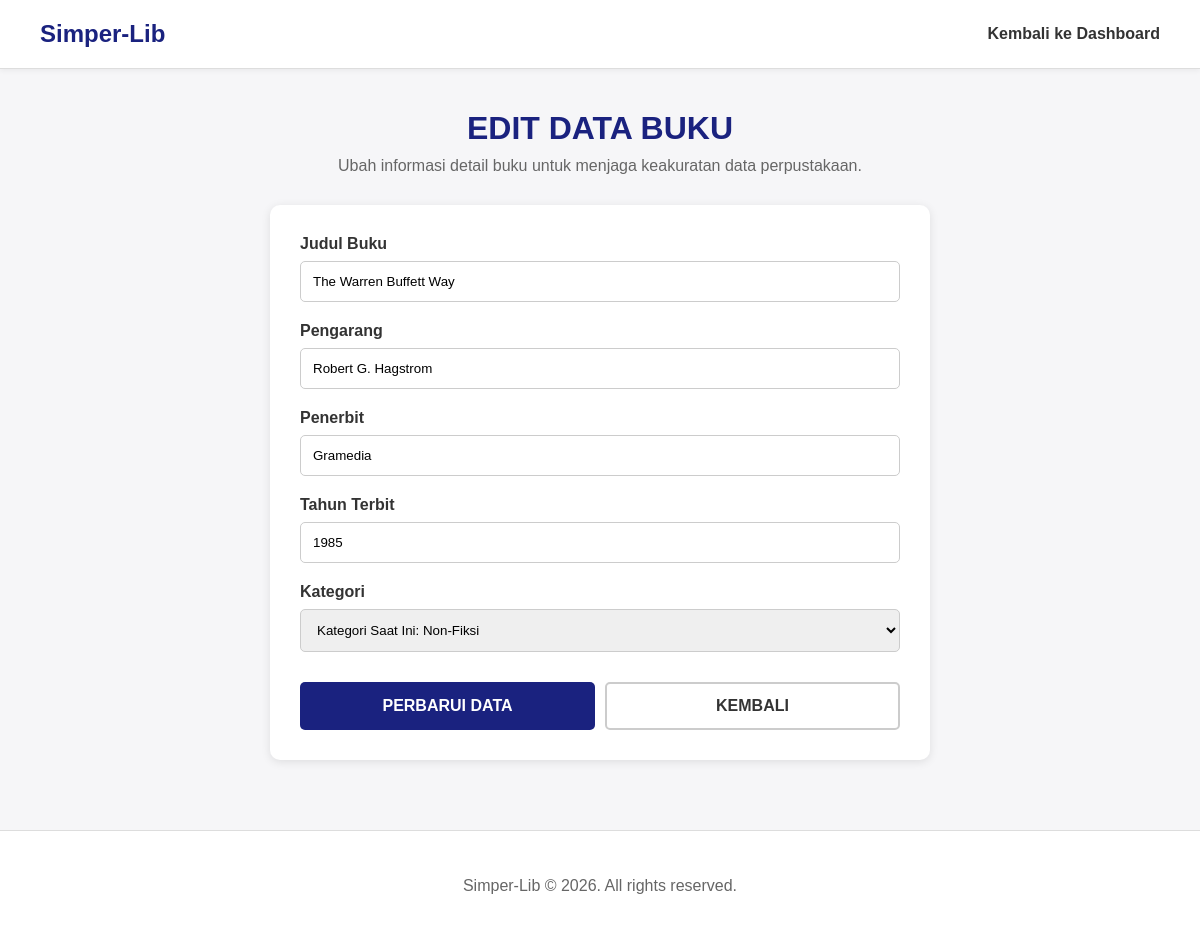
The page /edit.php?id=9 on the database its author committed.
### tables this page shows
CREATE TABLE `buku` (
  `id` int NOT NULL,
  `judul` varchar(100) NOT NULL,
  `pengarang` varchar(100) NOT NULL,
  `penerbit` varchar(100) NOT NULL,
  `tahun_terbit` varchar(4) NOT NULL,
  `kategori` varchar(50) NOT NULL
);

### edit.php (the view, shortened to what this page needs)
<?php
    include 'koneksi.php';
    if (isset($_GET['id'])) {
        $id = $_GET['id'];
        $query = "SELECT * FROM buku WHERE id=?";
        $stmt = $koneksi->prepare($query);
        $stmt->bind_param('i', $id);
        $stmt->execute();
        $result = $stmt->get_result();
        $data = $result->fetch_assoc();
    } else {
        header("Location: index.php");
        exit;
    }
?>
<!DOCTYPE html>
<html lang="id">
<head>
    <link rel="stylesheet" href="style.css">
</head>
<body>
    <div class="header-putih">
        <h2>Simper-Lib</h2>
        <a href="index.php">Kembali ke Dashboard</a>
    </div>
    <div class="container">
        <div class="judul-halaman">
            <h1>EDIT DATA BUKU</h1>
            <p>Ubah informasi detail buku untuk menjaga keakuratan data perpustakaan.</p>
        </div>
        <div class="kotak-form">
            <form action="" method="POST">
                <div class="grup-input">
                    <label>Judul Buku</label>
                    <input type="text" name="judul" value="<?php echo htmlspecialchars($data['judul']); ?>" required>
                </div>
                <div class="grup-input">
                    <label>Pengarang</label>
                    <input type="text" name="pengarang" value="<?php echo htmlspecialchars($data['pengarang']); ?>" required>
                </div>
                <div class="grup-input">
                    <label>Penerbit</label>
                    <input type="text" name="penerbit" value="<?php echo htmlspecialchars($data['penerbit']); ?>" required>
                </div>
                <div class="grup-input">
                    <label>Tahun Terbit</label>
                    <input type="number" name="tahun_terbit" value="<?php echo htmlspecialchars($data['tahun_terbit']); ?>" min="1900" max="2099" required>
                </div>
                <div class="grup-input">
                    <label>Kategori</label>
                    <select name="kategori" required>
                        <option value="<?php echo htmlspecialchars($data['kategori']); ?>" selected>
                            Kategori Saat Ini: <?php echo htmlspecialchars($data['kategori']); ?>
                        </option>
                    </select>
                </div>
                <div class="kumpulan-tombol">
                    <button type="submit" class="tombol-simpan">PERBARUI DATA</button>
                    <a href="index.php" class="tombol-kembali">KEMBALI</a>
                </div>
            </form>
        </div>
    </div>
    <div class="footer">
        <p>Simper-Lib © 2026. All rights reserved.</p>
    </div>
</body>
</html>

### style.css (style rules this page uses)
body { font-family: Arial, sans-serif; background-color: #f6f6f8; color: #333; margin: 0; padding: 0; }
.header-putih { background-color: white; padding: 20px 40px; display: flex; justify-content: space-between; align-items: center; border-bottom: 1px solid #ddd; box-shadow: 0px 2px 5px rgba(0,0,0,0.05); }
.header-putih h2 { color: #1a227f; margin: 0; }
.header-putih a { color: #333; text-decoration: none; font-weight: bold; }
.container { width: 80%; margin: 0 auto; padding: 20px; }
.judul-halaman { text-align: center; margin-bottom: 30px; }
.judul-halaman h1 { color: #1a227f; margin-bottom: 10px; }
.judul-halaman p { color: #666; margin: 0; }
.kotak-form { background-color: white; padding: 30px; border-radius: 10px; box-shadow: 0px 2px 10px rgba(0,0,0,0.1); max-width: 600px; margin: 0 auto; }
.grup-input { margin-bottom: 20px; }
.grup-input label { display: block; font-weight: bold; margin-bottom: 8px; color: #333; }
.grup-input input, .grup-input select { width: 100%; padding: 12px; border: 1px solid #ccc; border-radius: 5px; box-sizing: border-box; font-family: inherit; }
.kumpulan-tombol { display: flex; gap: 10px; margin-top: 30px; }
.tombol-simpan { flex: 1; background-color: #1a227f; color: white; padding: 15px; border: none; border-radius: 5px; cursor: pointer; font-weight: bold; font-size: 16px; }
.tombol-kembali { flex: 1; display: inline-block; text-align: center; background-color: white; color: #333; padding: 13px; border: 2px solid #ccc; border-radius: 5px; text-decoration: none; font-weight: bold; font-size: 16px; box-sizing: border-box; }
.footer { text-align: center; padding: 30px; margin-top: 50px; background-color: white; border-top: 1px solid #ddd; color: #666; }

### rows shown on the page
buku: judul "The Warren Buffett Way", pengarang "Robert G. Hagstrom", penerbit "Gramedia", tahun_terbit "1985"
